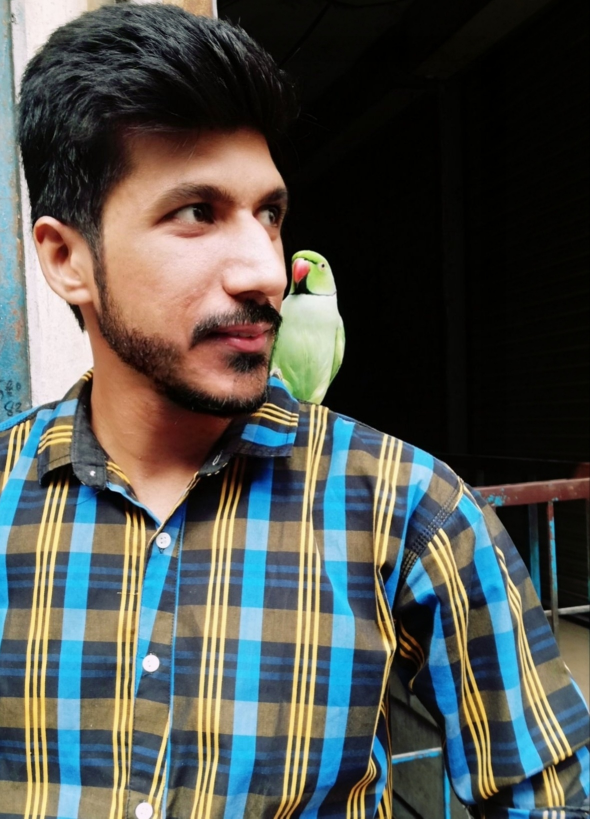
#> input picture resources/img.jpg.jpg, 1180 x 1637 px (shown at 1/2 size)
$ python 01_Chapter.py
#> lines starting #> are read from the running program, lines starting #| are printed output that depends on the picture
import cv2 as cv
import numpy as np
from cv2 import cvtColor
img =cv.imread("resources/img.jpg.jpg")
#> img is the input picture: shape (1637, 1180, 3); mean B, G, R 78.4, 82.8, 80.3
gray_img =cvtColor(img, cv.COLOR_BGR2GRAY)
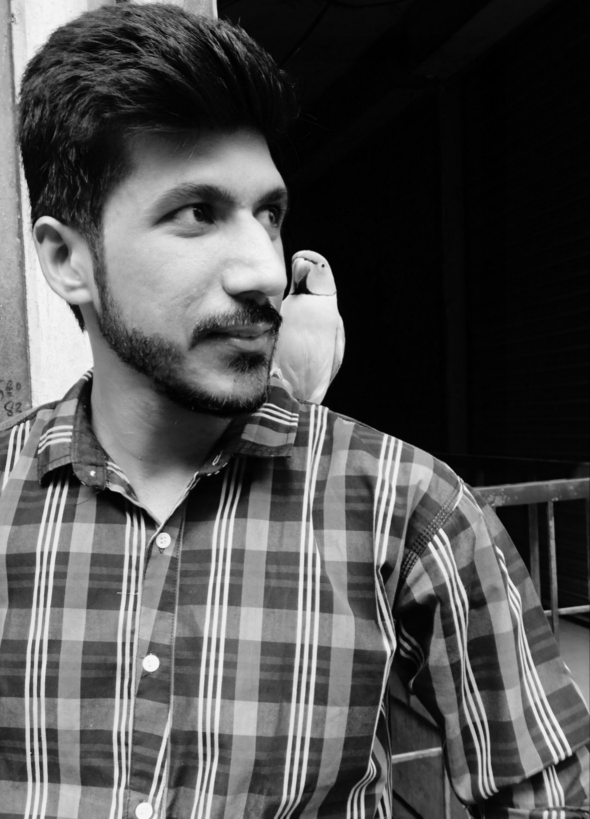
#> gray_img: shape (1637, 1180) (shown at 1/2 size); min 0, max 250, mean 81.6

blurr_img =cv.GaussianBlur(img, (23,23), 2)


resized_img =cv.resize(img ,(450,250))
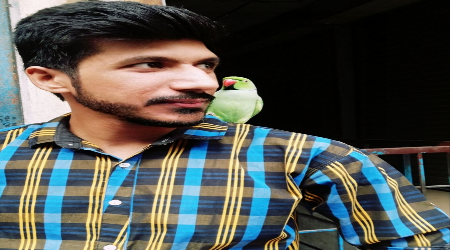
#> resized_img: shape (250, 450, 3); mean B, G, R 78.3, 82.7, 80.2


cv.imshow("Pehli Image", img)
# cv.imshow("dossri image", resized_img)
cv.imshow("teesri image", gray_img)
cv.imshow("Blurr image", blurr_img)

cv.waitKey(0)
cv.destroyAllWindows()

$ run again, with resources/mahad.jpg copied over resources/img.jpg.jpg
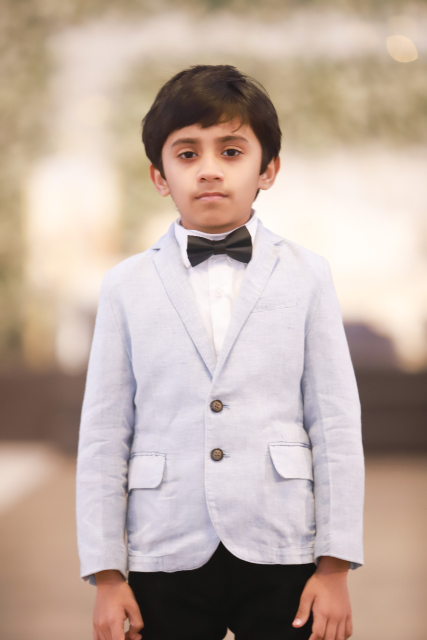
#> input picture resources/mahad.jpg, 853 x 1280 px (shown at 1/2 size)
#> img is the input picture: shape (1280, 853, 3); mean B, G, R 163.5, 173.8, 192.2
#> `gray_img =cvtColor(img, cv.COLOR_BGR2GRAY)`:
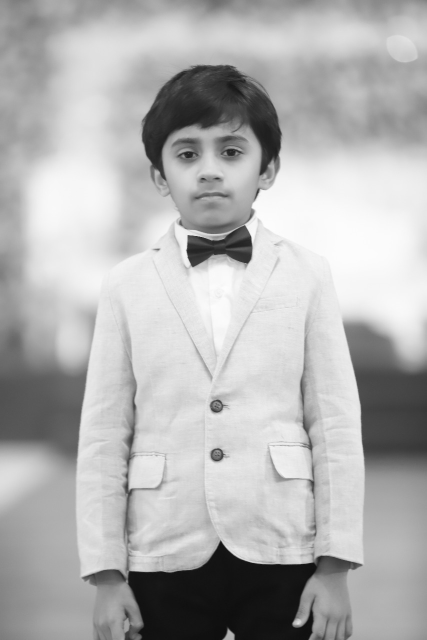
#> gray_img: shape (1280, 853) (shown at 1/2 size); min 11, max 254, mean 178.1
#> `resized_img =cv.resize(img ,(450,250))`:
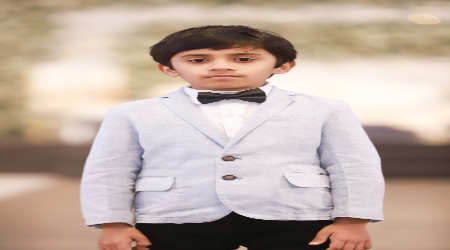
#> resized_img: shape (250, 450, 3); mean B, G, R 163.4, 173.7, 192.1
